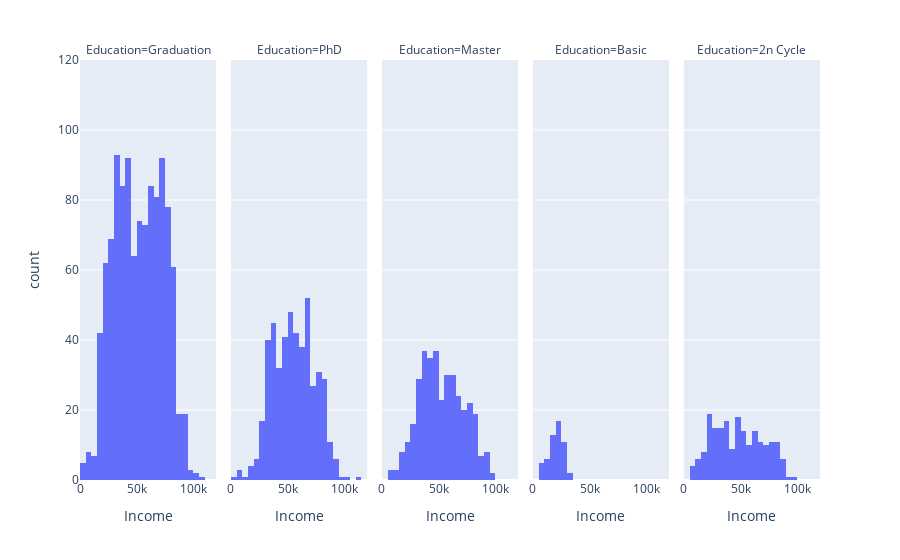

Write notebook code for a chart like this one.
### Code cell
fig = px.histogram(customers_data, x="Income",
                   facet_col="Education")
fig.update_layout(xaxis_range=[0, 120_000], yaxis_range=[0,120])
fig.show()

### Figure 1 — Plotly figure (JSON) as saved in the notebook; plotly's stock layout.template omitted (floating-point values rounded to 4 significant figures; data arrays with more than 128 entries replaced by an {"elided": "..."} marker saying what was removed)
{"data": [{"alignmentgroup": "True", "bingroup": "x", "hovertemplate": "Education=Graduation<br>Income=%{x}<br>count=%{y}<extra></extra>", "legendgroup": "", "marker": {"color": "#636efa", "pattern": {"shape": ""}}, "name": "", "offsetgroup": "", "orientation": "v", "showlegend": false, "type": "histogram", "x": {"elided": "1127 float values"}, "xaxis": "x", "yaxis": "y"}, {"alignmentgroup": "True", "bingroup": "x", "hovertemplate": "Education=PhD<br>Income=%{x}<br>count=%{y}<extra></extra>", "legendgroup": "", "marker": {"color": "#636efa", "pattern": {"shape": ""}}, "name": "", "offsetgroup": "", "orientation": "v", "showlegend": false, "type": "histogram", "x": {"elided": "486 float values"}, "xaxis": "x2", "yaxis": "y2"}, {"alignmentgroup": "True", "bingroup": "x", "hovertemplate": "Education=Master<br>Income=%{x}<br>count=%{y}<extra></extra>", "legendgroup": "", "marker": {"color": "#636efa", "pattern": {"shape": ""}}, "name": "", "offsetgroup": "", "orientation": "v", "showlegend": false, "type": "histogram", "x": {"elided": "370 float values"}, "xaxis": "x3", "yaxis": "y3"}, {"alignmentgroup": "True", "bingroup": "x", "hovertemplate": "Education=Basic<br>Income=%{x}<br>count=%{y}<extra></extra>", "legendgroup": "", "marker": {"color": "#636efa", "pattern": {"shape": ""}}, "name": "", "offsetgroup": "", "orientation": "v", "showlegend": false, "type": "histogram", "x": [7500.0, 24590.0, 9548.0, 28250.0, 24880.0, 24480.0, 27190.0, 24280.0, 30800.0, 18980.0, 25960.0, 21060.0, 13080.0, 17490.0, 20420.0, 26870.0, 25440.0, 14910.0, 15040.0, 22630.0, 16580.0, 14420.0, 23720.0, 15060.0, 8940.0, 25710.0, 7500.0, 27000.0, 18390.0, 24370.0, 17260.0, 22630.0, 13720.0, 24590.0, 15860.0, 9722.0, 18750.0, 23530.0, 28390.0, 16010.0, 28250.0, 20190.0, 24880.0, 34440.0, 22120.0, 22390.0, 14190.0, 20420.0, 16000.0, 15250.0, 26490.0, 25220.0, 16180.0, 14920.0], "xaxis": "x4", "yaxis": "y4"}, {"alignmentgroup": "True", "bingroup": "x", "hovertemplate": "Education=2n Cycle<br>Income=%{x}<br>count=%{y}<extra></extra>", "legendgroup": "", "marker": {"color": "#636efa", "pattern": {"shape": ""}}, "name": "", "offsetgroup": "", "orientation": "v", "showlegend": false, "type": "histogram", "x": {"elided": "203 float values"}, "xaxis": "x5", "yaxis": "y5"}], "layout": {"annotations": [{"font": {}, "showarrow": false, "text": "Education=Graduation", "x": 0.092, "xanchor": "center", "xref": "paper", "y": 1.0, "yanchor": "bottom", "yref": "paper"}, {"font": {}, "showarrow": false, "text": "Education=PhD", "x": 0.296, "xanchor": "center", "xref": "paper", "y": 1.0, "yanchor": "bottom", "yref": "paper"}, {"font": {}, "showarrow": false, "text": "Education=Master", "x": 0.5, "xanchor": "center", "xref": "paper", "y": 1.0, "yanchor": "bottom", "yref": "paper"}, {"font": {}, "showarrow": false, "text": "Education=Basic", "x": 0.704, "xanchor": "center", "xref": "paper", "y": 1.0, "yanchor": "bottom", "yref": "paper"}, {"font": {}, "showarrow": false, "text": "Education=2n Cycle", "x": 0.908, "xanchor": "center", "xref": "paper", "y": 1.0, "yanchor": "bottom", "yref": "paper"}], "barmode": "relative", "legend": {"tracegroupgap": 0}, "margin": {"t": 60}, "xaxis": {"anchor": "y", "domain": [0.0, 0.184], "range": [0, 120000], "title": {"text": "Income"}}, "xaxis2": {"anchor": "y2", "domain": [0.204, 0.388], "matches": "x", "title": {"text": "Income"}}, "xaxis3": {"anchor": "y3", "domain": [0.408, 0.592], "matches": "x", "title": {"text": "Income"}}, "xaxis4": {"anchor": "y4", "domain": [0.612, 0.796], "matches": "x", "title": {"text": "Income"}}, "xaxis5": {"anchor": "y5", "domain": [0.816, 1.0], "matches": "x", "title": {"text": "Income"}}, "yaxis": {"anchor": "x", "domain": [0.0, 1.0], "range": [0, 120], "title": {"text": "count"}}, "yaxis2": {"anchor": "x2", "domain": [0.0, 1.0], "matches": "y", "showticklabels": false}, "yaxis3": {"anchor": "x3", "domain": [0.0, 1.0], "matches": "y", "showticklabels": false}, "yaxis4": {"anchor": "x4", "domain": [0.0, 1.0], "matches": "y", "showticklabels": false}, "yaxis5": {"anchor": "x5", "domain": [0.0, 1.0], "matches": "y", "showticklabels": false}}}
